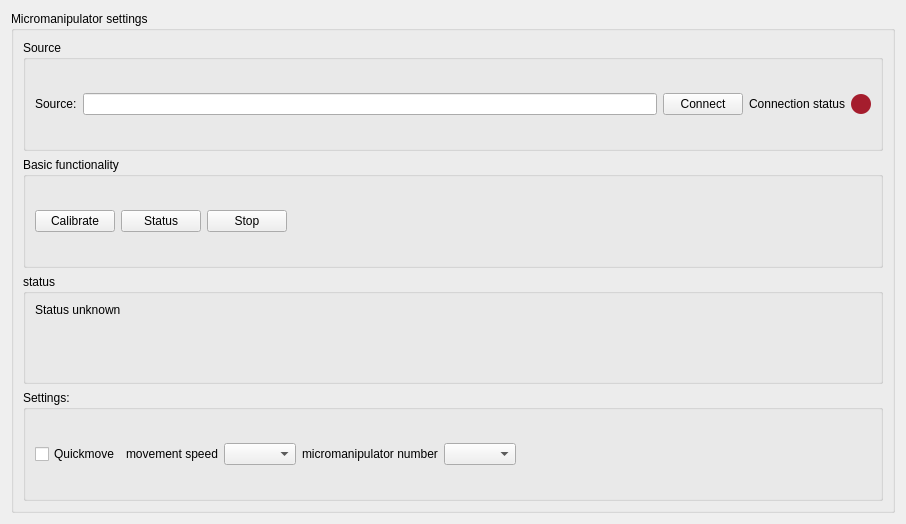
<?xml version="1.0" encoding="UTF-8"?>
<ui version="4.0">
 <class>Form</class>
 <widget class="QWidget" name="Form">
  <property name="geometry">
   <rect>
    <x>0</x>
    <y>0</y>
    <width>906</width>
    <height>524</height>
   </rect>
  </property>
  <property name="sizePolicy">
   <sizepolicy hsizetype="Expanding" vsizetype="Expanding">
    <horstretch>0</horstretch>
    <verstretch>0</verstretch>
   </sizepolicy>
  </property>
  <property name="windowTitle">
   <string>Sutter settings</string>
  </property>
  <layout class="QGridLayout" name="gridLayout">
   <item row="0" column="0">
    <widget class="QGroupBox" name="groupBox_general">
     <property name="title">
      <string>Micromanipulator settings</string>
     </property>
     <layout class="QVBoxLayout" name="verticalLayout">
      <item>
       <widget class="QGroupBox" name="sourceBox">
        <property name="title">
         <string>Source</string>
        </property>
        <layout class="QHBoxLayout" name="horizontalLayout">
         <item>
          <widget class="QLabel" name="sourceText">
           <property name="text">
            <string>Source:</string>
           </property>
          </widget>
         </item>
         <item>
          <widget class="QLineEdit" name="sourceInput">
           <property name="text">
            <string/>
           </property>
          </widget>
         </item>
         <item>
          <widget class="QPushButton" name="connectButton">
           <property name="text">
            <string>Connect</string>
           </property>
          </widget>
         </item>
         <item>
          <widget class="QLabel" name="label">
           <property name="text">
            <string>Connection status</string>
           </property>
           <property name="alignment">
            <set>Qt::AlignmentFlag::AlignRight|Qt::AlignmentFlag::AlignTrailing|Qt::AlignmentFlag::AlignVCenter</set>
           </property>
          </widget>
         </item>
         <item>
          <widget class="QLabel" name="connectionIndicator">
           <property name="maximumSize">
            <size>
             <width>20</width>
             <height>20</height>
            </size>
           </property>
           <property name="styleSheet">
            <string notr="true">border-radius: 10px;
background-color:rgb(165, 29, 45);
min-height: 20px;
min-width: 20px;</string>
           </property>
           <property name="text">
            <string/>
           </property>
          </widget>
         </item>
        </layout>
       </widget>
      </item>
      <item>
       <widget class="QGroupBox" name="basicBox">
        <property name="title">
         <string>Basic functionality</string>
        </property>
        <layout class="QHBoxLayout" name="horizontalLayout_2">
         <item>
          <widget class="QPushButton" name="calibrateButton">
           <property name="text">
            <string>Calibrate</string>
           </property>
          </widget>
         </item>
         <item>
          <widget class="QPushButton" name="statusButton">
           <property name="text">
            <string>Status</string>
           </property>
          </widget>
         </item>
         <item>
          <widget class="QPushButton" name="stopButton">
           <property name="text">
            <string>Stop</string>
           </property>
          </widget>
         </item>
         <item>
          <spacer name="horizontalSpacer_2">
           <property name="orientation">
            <enum>Qt::Orientation::Horizontal</enum>
           </property>
           <property name="sizeHint" stdset="0">
            <size>
             <width>40</width>
             <height>20</height>
            </size>
           </property>
          </spacer>
         </item>
        </layout>
       </widget>
      </item>
      <item>
       <widget class="QGroupBox" name="groupBox">
        <property name="title">
         <string>status</string>
        </property>
        <layout class="QHBoxLayout" name="horizontalLayout_4">
         <item>
          <widget class="QLabel" name="statusLabel">
           <property name="text">
            <string>Status unknown</string>
           </property>
           <property name="alignment">
            <set>Qt::AlignmentFlag::AlignLeading|Qt::AlignmentFlag::AlignLeft|Qt::AlignmentFlag::AlignTop</set>
           </property>
          </widget>
         </item>
        </layout>
       </widget>
      </item>
      <item>
       <widget class="QGroupBox" name="saveBox">
        <property name="title">
         <string>Settings:</string>
        </property>
        <layout class="QHBoxLayout" name="horizontalLayout_3">
         <item>
          <widget class="QCheckBox" name="quickBox">
           <property name="text">
            <string>Quickmove</string>
           </property>
          </widget>
         </item>
         <item>
          <widget class="QLabel" name="speedText">
           <property name="text">
            <string>movement speed</string>
           </property>
           <property name="alignment">
            <set>Qt::AlignmentFlag::AlignRight|Qt::AlignmentFlag::AlignTrailing|Qt::AlignmentFlag::AlignVCenter</set>
           </property>
          </widget>
         </item>
         <item>
          <widget class="QComboBox" name="speedComboBox"/>
         </item>
         <item>
          <widget class="QLabel" name="label_2">
           <property name="text">
            <string>micromanipulator number</string>
           </property>
          </widget>
         </item>
         <item>
          <widget class="QComboBox" name="devnumCombo"/>
         </item>
         <item>
          <spacer name="horizontalSpacer">
           <property name="orientation">
            <enum>Qt::Orientation::Horizontal</enum>
           </property>
           <property name="sizeHint" stdset="0">
            <size>
             <width>40</width>
             <height>20</height>
            </size>
           </property>
          </spacer>
         </item>
        </layout>
       </widget>
      </item>
     </layout>
    </widget>
   </item>
  </layout>
 </widget>
 <resources/>
 <connections/>
</ui>
